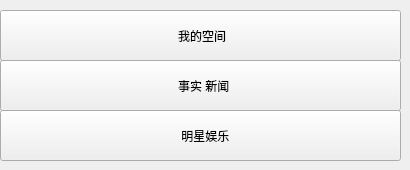
   <widget class="QWidget" name="tab_3">
    <attribute name="title">
     <string>空间</string>
    </attribute>
    <widget class="QPushButton" name="pushButton_50">
     <property name="geometry">
      <rect>
       <x>0</x>
       <y>10</y>
       <width>401</width>
       <height>51</height>
      </rect>
     </property>
     <property name="sizePolicy">
      <sizepolicy hsizetype="Fixed" vsizetype="Fixed">
       <horstretch>0</horstretch>
       <verstretch>0</verstretch>
      </sizepolicy>
     </property>
     <property name="minimumSize">
      <size>
       <width>401</width>
       <height>51</height>
      </size>
     </property>
     <property name="maximumSize">
      <size>
       <width>401</width>
       <height>51</height>
      </size>
     </property>
     <property name="text">
      <string> 我的空间</string>
     </property>
    </widget>
    <widget class="QPushButton" name="pushButton_51">
     <property name="geometry">
      <rect>
       <x>0</x>
       <y>60</y>
       <width>401</width>
       <height>51</height>
      </rect>
     </property>
     <property name="sizePolicy">
      <sizepolicy hsizetype="Fixed" vsizetype="Fixed">
       <horstretch>0</horstretch>
       <verstretch>0</verstretch>
      </sizepolicy>
     </property>
     <property name="minimumSize">
      <size>
       <width>401</width>
       <height>51</height>
      </size>
     </property>
     <property name="maximumSize">
      <size>
       <width>401</width>
       <height>51</height>
      </size>
     </property>
     <property name="text">
      <string>  事实 新闻</string>
     </property>
    </widget>
    <widget class="QPushButton" name="pushButton_52">
     <property name="geometry">
      <rect>
       <x>0</x>
       <y>110</y>
       <width>401</width>
       <height>51</height>
      </rect>
     </property>
     <property name="sizePolicy">
      <sizepolicy hsizetype="Fixed" vsizetype="Fixed">
       <horstretch>0</horstretch>
       <verstretch>0</verstretch>
      </sizepolicy>
     </property>
     <property name="minimumSize">
      <size>
       <width>401</width>
       <height>51</height>
      </size>
     </property>
     <property name="maximumSize">
      <size>
       <width>401</width>
       <height>51</height>
      </size>
     </property>
     <property name="text">
      <string>   明星娱乐</string>
     </property>
    </widget>
   </widget>
